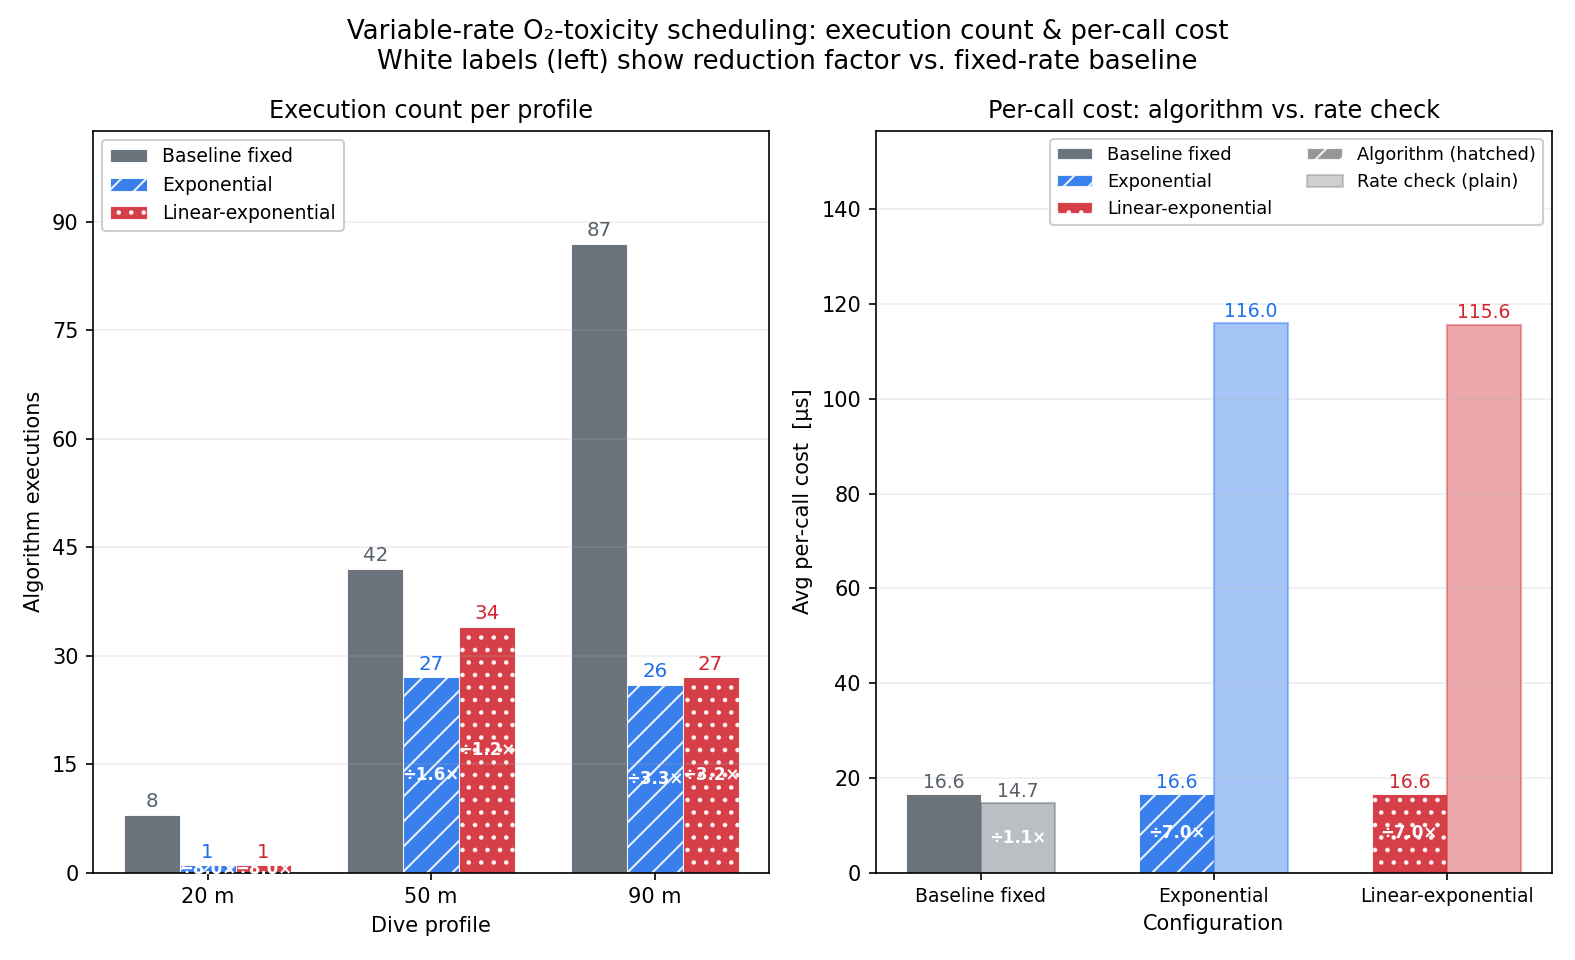

Write Python code to recreate this figure.
#!/usr/bin/env python3
"""
Variable-rate scheduling effect on the O2-toxicity algorithm.

Left panel  — execution count: how many times O2Tox is actually run
              under fixed-rate vs. variable-rate scheduling.
Right panel — per-call cost (µs): O2Tox algorithm vs. rate-check overhead.
              Unlike deco, the O2Tox algorithm itself is only ~16.6 µs,
              so the variable-rate check (~115 µs) costs ~7× MORE per call
              than the algorithm it guards — making the execution-count
              reduction (left panel) even more critical.

O2Tox cost is constant across all profiles (single measurement, no
profile-dependent branching), so the right panel shows per-config averages.

Data source: summary.csv from STDC-STM32-rs/results/newest/*.tables
             (cycles converted to µs at 16 MHz STM32L476)
"""

import numpy as np
import matplotlib.pyplot as plt
import matplotlib.ticker as ticker
import matplotlib.patches as mpatches

PROFILES = ["20 m", "50 m", "90 m"]

# ── execution counts ───────────────────────────────────────────────────────
O2TOX_COUNTS = {
    "Baseline fixed":     [ 8,  42,  87],
    "Exponential":        [ 1,  27,  26],
    "Linear-exponential": [ 1,  34,  27],
}

# ── per-call avg cost in µs (constant across profiles) ────────────────────
# Values averaged over profiles for display; variation is < 0.5 µs
ALGO_US = {
    "Baseline fixed":     16.6,
    "Exponential":        16.6,
    "Linear-exponential": 16.6,
}
RATE_US = {
    "Baseline fixed":     14.7,
    "Exponential":        116.0,
    "Linear-exponential": 115.6,
}

C_FIXED = "#57606a"
C_EXP   = "#1f6feb"
C_THAL  = "#d1242f"
COLORS  = [C_FIXED, C_EXP, C_THAL]
HATCHES = ["", "//", ".."]

x     = np.arange(len(PROFILES))
width = 0.25
keys  = list(O2TOX_COUNTS.keys())

fig, (ax1, ax2) = plt.subplots(1, 2, figsize=(10.5, 6.4))

# ── left: execution count ──────────────────────────────────────────────────
for i, (key, color, hatch) in enumerate(zip(keys, COLORS, HATCHES)):
    vals = O2TOX_COUNTS[key]
    bars = ax1.bar(x + (i - 1) * width, vals, width,
                   label=key, color=color, alpha=0.88,
                   hatch=hatch, edgecolor="white", linewidth=0.5)
    for bar, v in zip(bars, vals):
        ax1.text(bar.get_x() + bar.get_width() / 2,
                 bar.get_height() + 0.5,
                 str(v), ha="center", va="bottom",
                 fontsize=9.5, color=color)

fixed = O2TOX_COUNTS["Baseline fixed"]
for algo_i, key in enumerate(keys[1:], start=1):
    for j, (base, var) in enumerate(zip(fixed, O2TOX_COUNTS[key])):
        if base > 0 and var > 0:
            ax1.text(x[j] + (algo_i - 1) * width,
                     O2TOX_COUNTS[key][j] / 2,
                     f"÷{base/var:.1f}×",
                     ha="center", va="center",
                     fontsize=8, color="white", fontweight="bold")
        elif base > 0 and var == 0:
            ax1.text(x[j] + (algo_i - 1) * width, 0.4,
                     "zero", ha="center", va="bottom",
                     fontsize=7.5, color=COLORS[algo_i])

ax1.set_xticks(x)
ax1.set_xticklabels(PROFILES)
ax1.set_xlabel("Dive profile")
ax1.set_ylabel("Algorithm executions")
ax1.set_title("Execution count per profile", fontsize=11.5)
ax1.legend(fontsize=9, framealpha=0.95)
ax1.grid(axis="y", alpha=0.22)
ax1.yaxis.set_major_locator(ticker.MaxNLocator(integer=True))
ax1.set_ylim(0, max(max(v) for v in O2TOX_COUNTS.values()) * 1.18)

# ── right: per-call cost (linear, µs) ─────────────────────────────────────
# O2Tox cost is constant across profiles — show per-config comparison.
xi = np.arange(len(keys))
w2 = 0.32

algo_vals = [ALGO_US[k] for k in keys]
rate_vals = [RATE_US[k] for k in keys]

for i, (key, color, hatch) in enumerate(zip(keys, COLORS, HATCHES)):
    ax2.bar(xi[i] - w2 / 2, algo_vals[i], w2,
            color=color, alpha=0.88, hatch=hatch,
            edgecolor="white", linewidth=0.5)
    ax2.bar(xi[i] + w2 / 2, rate_vals[i], w2,
            color=color, alpha=0.40,
            edgecolor=color, linewidth=1.0)
    ratio = RATE_US[key] / ALGO_US[key]   # rate / algo
    # value labels just above each bar (tight gap)
    ax2.text(xi[i] - w2 / 2, algo_vals[i] + 0.5,
             f"{algo_vals[i]:.1f}", ha="center", va="bottom",
             fontsize=9, color=color)
    ax2.text(xi[i] + w2 / 2, rate_vals[i] + 0.5,
             f"{rate_vals[i]:.1f}", ha="center", va="bottom",
             fontsize=9, color=color)
    # ÷N× label centred inside the shorter bar, horizontal
    if ratio > 1:
        ax2.text(xi[i] - w2 / 2, algo_vals[i] / 2,
                 f"÷{ratio:.1f}×", ha="center", va="center",
                 fontsize=8, color="white", fontweight="bold")
    else:
        ax2.text(xi[i] + w2 / 2, rate_vals[i] / 2,
                 f"÷{1/ratio:.1f}×", ha="center", va="center",
                 fontsize=8, color="white", fontweight="bold")

# Legend via Patch for reliable colour rendering
legend_handles = [
    mpatches.Patch(facecolor=color, alpha=0.88, hatch=hatch,
                   edgecolor="white", label=key)
    for color, hatch, key in zip(COLORS, HATCHES, keys)
] + [
    mpatches.Patch(facecolor="#888", alpha=0.88, hatch="//",
                   edgecolor="white", label="Algorithm (hatched)"),
    mpatches.Patch(facecolor="#888", alpha=0.40,
                   edgecolor="#888", linewidth=1.0, label="Rate check (plain)"),
]

ax2.set_xticks(xi)
ax2.set_xticklabels(keys, fontsize=9)
ax2.set_xlabel("Configuration")
ax2.set_ylabel("Avg per-call cost  [µs]")
ax2.set_title("Per-call cost: algorithm vs. rate check", fontsize=11.5)
ax2.legend(handles=legend_handles, fontsize=8.5, framealpha=0.95, ncol=2)
ax2.grid(axis="y", alpha=0.22)
ax2.set_ylim(0, max(rate_vals) * 1.35)

fig.suptitle(
    "Variable-rate O₂-toxicity scheduling: execution count & per-call cost\n"
    "White labels (left) show reduction factor vs. fixed-rate baseline",
    fontsize=12.5,
)
fig.tight_layout()

out = "fig_rate_o2tox.png"
fig.savefig(out, dpi=150)
print(f"Figure written: {out}")
